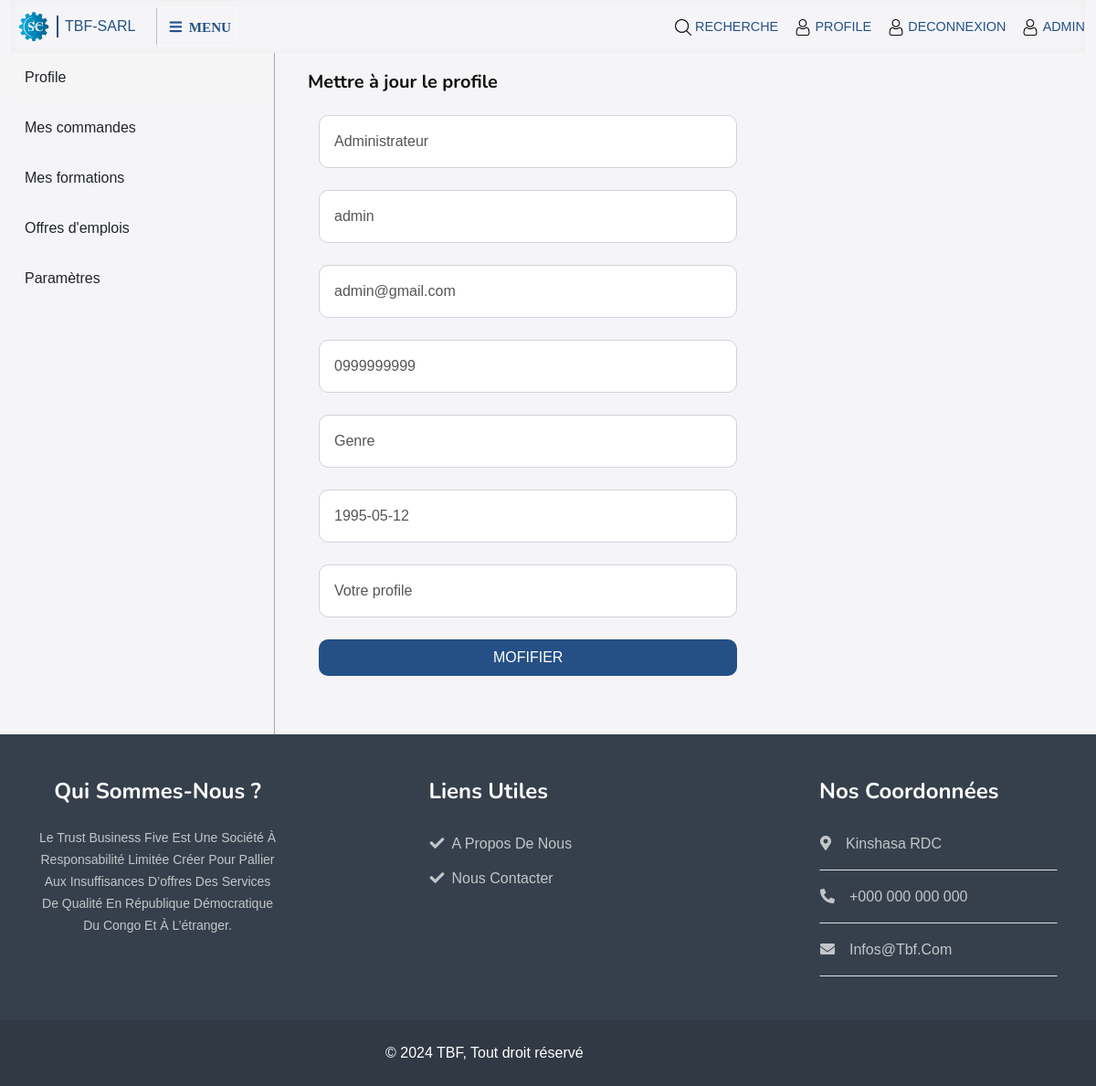
/accounts/update_profile/admin (signed in), run on the app's committed database.
### accounts/models.py (models this page shows, shortened)
class CustomUser(AbstractUser):
    full_name = models.CharField(('full_name'), max_length=50)
    email = models.EmailField(('email'), unique=True)
    phone = models.CharField(('phone'), max_length=15)
    birthday = models.DateField(('birthday'), null=True, blank=True)
    gender = models.CharField(('gender'), choices=GENDER, max_length=1)
    profile = models.CharField(('profile'), choices=PROFILE, max_length=15)
    objects = UserManager()

### accounts/views.py (the view)
# urls.py: path('update_profile/<str:username>', UpdateProfile, name='update_profile'),
@login_required
def UpdateProfile(request, username):
    if request.method == 'POST':
        form = UserUpdateForm(request.POST, instance=request.user)
        if form.is_valid():
            form.save()
            return HttpResponseRedirect(reverse('accounts:profile', args=[username]))
    else:
        form = UserUpdateForm(instance=request.user)
    return render(request, 'accounts/update_profile.html', {'form': form})

### accounts/forms.py
class UserUpdateForm(forms.ModelForm):
    class Meta:
        model = User
        fields = ['username', 'full_name', 'email', 'phone', 'gender', 'birthday', 'password']
        widgets = {
            'username': forms.TextInput(attrs={'class': 'form-control p-3', 'placeholder': "Nom d'utilisateur"}),
            'full_name': forms.TextInput(attrs={'class': 'form-control p-3', 'placeholder': "Nom complet"}),
            'email': forms.TextInput(attrs={'class': 'form-control p-3', 'placeholder': 'Email'}),
            'phone': forms.TextInput(attrs={'class': 'form-control p-3', 'placeholder': 'Téléphone'}),
            'gender': forms.Select(attrs={'class': 'form-control p-3'}),
            'birthday': forms.DateInput(attrs={'class': 'form-control p-3', 'placeholder': 'Date de naissance. Format: JJ/MM/AA'}),
            'password': forms.PasswordInput(attrs={'class': 'form-control p-3', 'placeholder': "Mot de passe"}),
        }

### templates/accounts/update_profile.html (shortened to what this page needs)
{% extends 'accounts/base_profile.html' %}
{% load static %}
{% block profile %}
                    <div class="container pb-5">
                        <div class="overflow-hidden">
                            <h5 class="mb-4">Mettre à jour le profile</h5>
                        </div>
                        <div class="row m-0 box">
                            <div class="col-lg-7">
                                <form method="post" class="rounded contact-form mb-3">
                                    <div class="mb-4">
                                        {{form.full_name}}
                                    </div>
                                    <div class="mb-4">
                                        {{form.username}}
                                    </div>
                                    <div class="mb-4">
                                        {{form.email}}
                                    </div>
                                    <div class="mb-4">
                                        {{form.phone}}
                                    </div>
                                    <div class="mb-4">
                                        <select name="gender" class="form-control p-3" required="" id="id_gender">
                                            <option value="" selected disabled>Genre</option>
                                        </select>
                                    </div>
                                    <div class="mb-4">
                                        {{form.birthday}}
                                    </div>
                                    <div class="mb-4">
                                        <select name="profile" class="form-control p-3" required="" id="id_profile">
                                            <option value="" selected disabled>Votre profile</option>
                                          </select>
                                    </div>
                                    <button class="btn btn-primary border-0 py-2 px-3 d-block w-100 text-center mb-1" type="submit">Mofifier</button>
                                </form>
                            </div>
                        </div>
                    </div>
{% endblock %}

### static/css/css-files.css (style rules this page uses)
html, body { box-sizing: border-box; overflow-x: hidden; background-color: #f5f5f8; }
.btn { text-transform: uppercase; font-weight: 500; transition: .5s; }
.btn.btn-primary { box-shadow: inset 0 0 0 0 var(--bs-dark); }
.form-control:read-only { background-color: #fff; }
.contact-form input, .contact-form select { transition: all 200ms; }

### data on the page
CustomUser: full_name "Administrateur", username "admin", email "admin@gmail.com", phone "0999999999", birthday "1995-05-12"
